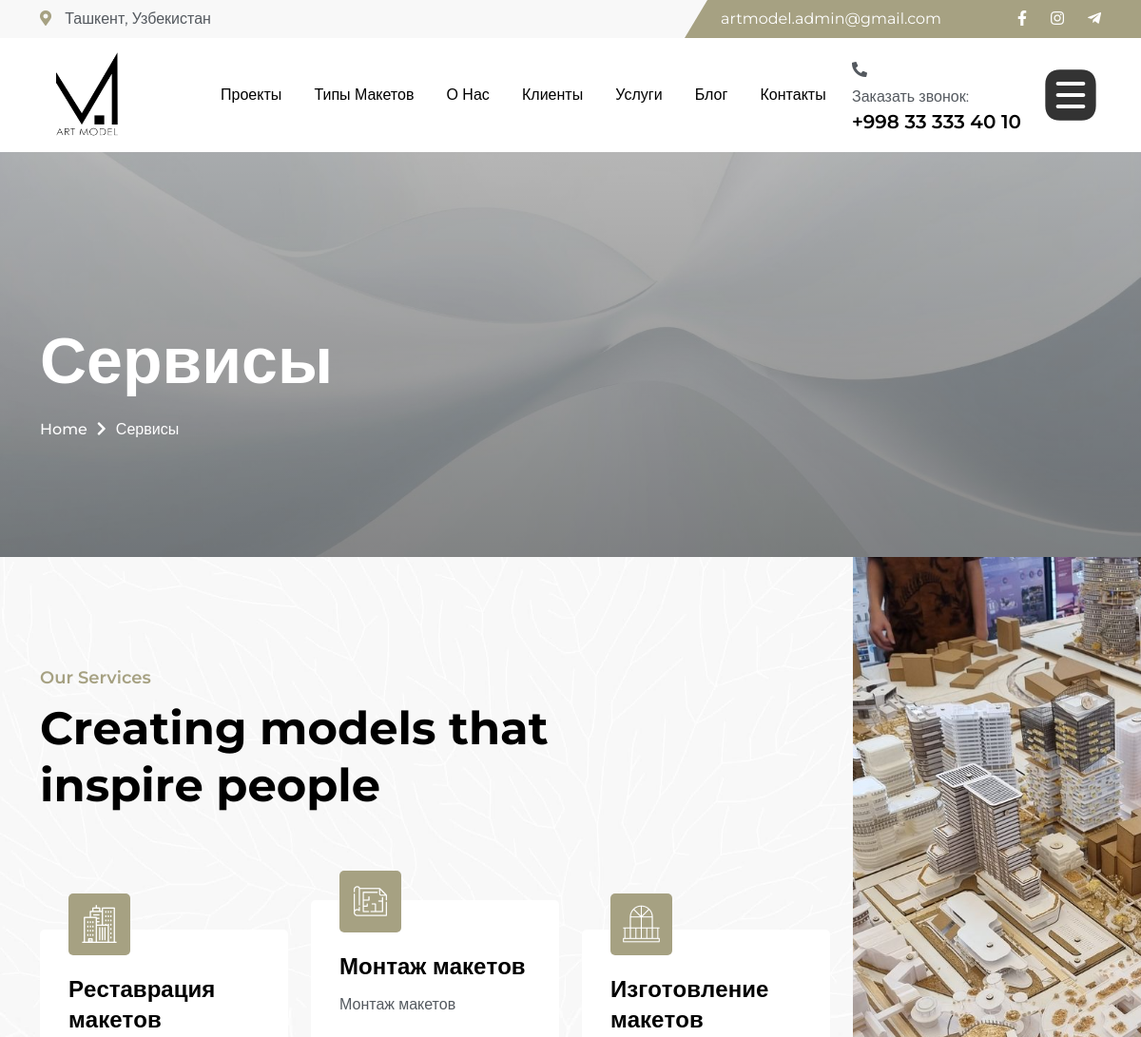
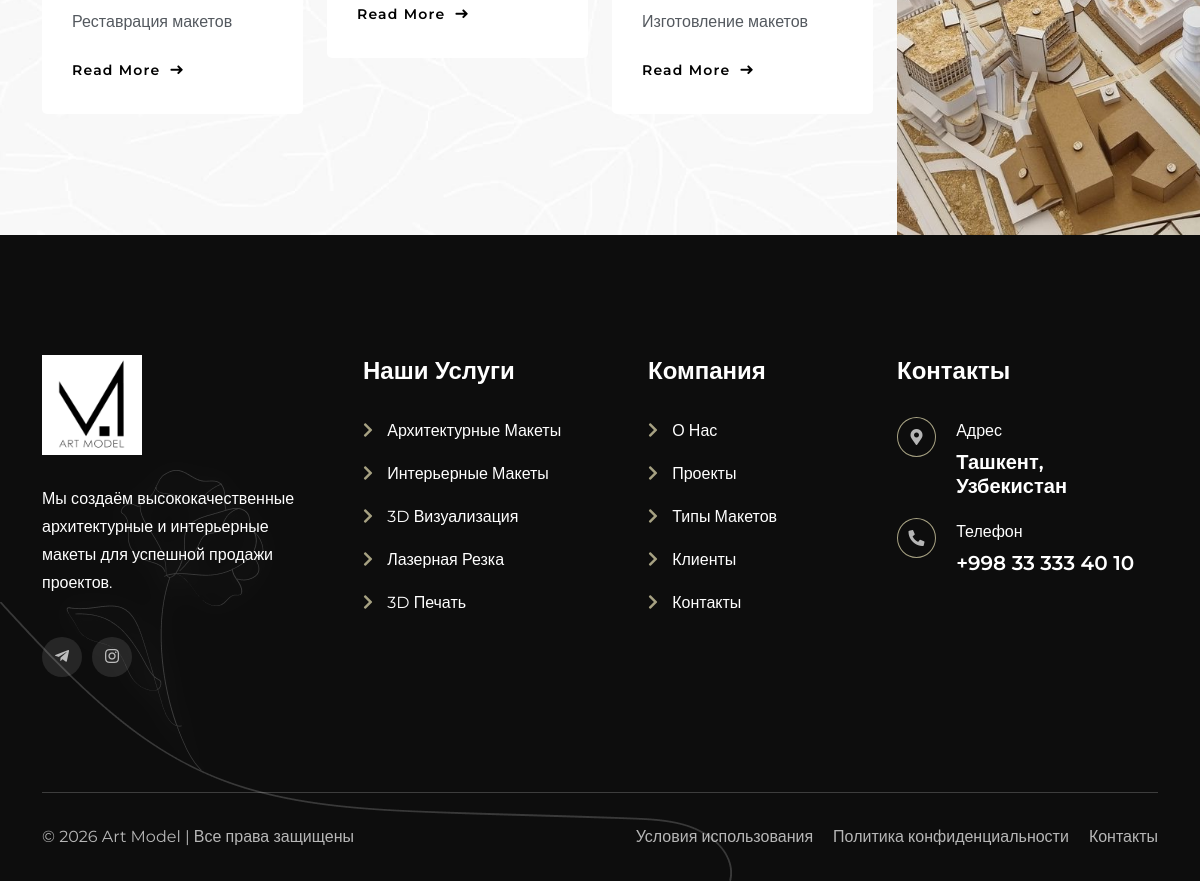
Page /services/ on the committed database (2 pictures, top to bottom).
### common/models.py (models this page shows, shortened)
class Slider(models.Model):
    PAGE_CHOICES = (
        ('home', 'Bosh sahifa'),
        ('projects', 'Projects'),
        ('project-details', 'Project Details'),
        ('project_types', 'Tip Maketov'),
        ('project_typesb', 'Tip Maketov by type'),
        ('about', 'About'),
        ('clients', 'Clients'),
        ('team', 'Team'),
        ('contact', 'Contact'),
        ('blog', 'Blog'),
        ('blog-details', 'Blog Details'),
        ('services', 'Services'),
        ('services-details', 'Services Details'),
        ('mobile', 'Mobil versiya uchun'),   # Telefon uchun alohida
    )
    title = models.CharField(max_length=255, verbose_name="Sarlavha")
    subtitle = models.CharField(max_length=500, blank=True, verbose_name="Quyi sarlavha")
    image = models.ImageField(upload_to='sliders/', verbose_name="Rasm")
    page = models.CharField(max_length=50, choices=PAGE_CHOICES, default='home', verbose_name="Qaysi sahifada chiqsin")
    order = models.PositiveIntegerField(default=0, verbose_name="Tartib")
    is_active = models.BooleanField(default=True, verbose_name="Faol")
    button_text = models.CharField(max_length=100, blank=True, default="Batafsil", verbose_name="Tugma matni")
    button_url = models.CharField(max_length=200, blank=True, verbose_name="Tugma linki")
    created_at = models.DateTimeField(auto_now_add=True)
    class Meta:
        ordering = ['page', 'order']
        verbose_name = "Slayder"
        verbose_name_plural = "Slayderlar"

### services/models.py (models this page shows, shortened)
class Service1(models.Model):
    title = models.CharField(max_length=255)
    slug = models.SlugField(unique=True, blank=True)
    image = models.ImageField(upload_to='services/')
    icon = models.CharField(
        max_length=100,
        help_text="Masalan: flaticon-bed-1"
    )
    short_description = models.TextField()
    description = RichTextField()
    order = models.PositiveIntegerField(default=0)
    created_at = models.DateTimeField(auto_now_add=True)
    class Meta:
        ordering = ['order']

### services/views.py (the view, shortened to what this page needs)
# urls.py: path('services/',include('services.urls')),
def services(request):
    sliders = Slider.objects.filter(is_active=True, page='services').order_by('order')
    services = Service1.objects.all().order_by('order')[:3]
    reviews = ServicePageReview.objects.all()
    context={
        'sliders': sliders,
        'services': services,
         'reviews': reviews,
    }
    return render(
        request,
        'service.html',
        context
    )

### templates/service.html (shortened to what this page needs)
{% extends "base.html" %}
{% block content %}
{% load static %}
<!DOCTYPE html>
<html lang="en">
    <head>
        <link rel="stylesheet" href="{% static 'assets/css/bootstrap.min.css' %}">
        <link rel="stylesheet" href="{% static 'assets/css/font-awesome.css' %}">
        <link rel="stylesheet" href="{% static 'assets/css/animate.css' %}">
        <link rel="stylesheet" href="{% static 'assets/css/splitting.css' %}">
        <link rel="stylesheet" href="{% static 'assets/css/magnific-popup.css' %}">
        <link rel="stylesheet" href="{% static 'assets/css/meanmenu.css' %}">
        <link rel="stylesheet" href="{% static 'assets/css/swiper-bundle.min.css' %}">
        <link rel="stylesheet" href="{% static 'assets/css/nice-select.css' %}">
        <link rel="stylesheet" href="{% static 'assets/css/main.css' %}">
        <link rel="stylesheet" href="{% static 'style.css' %}">
    </head>
    <body>
    {% include "partais/nav.html" %}
        <div class="ScrollSmoother-content">
        {% include "partais/slidebar.html" %}
            <section id="service"
                    class="service-section fix section-padding section-bg bg-cover"
                    style="background-image: url('{% static 'assets/img/service/bg-shape.jpg' %}');">
                <div class="bg-shape">
                    <img src="{% static 'assets/img/service/bg-shape.jpg' %}" alt="">
                </div>
                <div class="container">
                    <div class="service-wrapper">
                        <div class="row g-4">
                            <div class="col-xl-9 col-lg-12">
                                <div class="service-left">
                                    <div class="section-title">
                                        <h6 class="wow fadeInUp">
                                            Our Services
                                        </h6>
                                        <h2 class="splt-txt wow"
                                            data-splitting>
                                            Creating models that <br>
                                        </h2>
                                    </div>
                                    <div class="row g-4">
                                        {% for service in services %}
                                        <div class="col-lg-4 col-md-6 wow fadeInUp"
                                            data-wow-delay=".{{ forloop.counter }}s">
                                            <div class="service-items {% if forloop.counter == 1 or forloop.counter == 3 %}mt-4{% endif %}">
                                                <div class="icon">
                                                    <i class="{{ service.icon }}"></i>
                                                </div>
                                                <div class="content">
                                                    <h3 class="splt-txt wow"
                                                        data-splitting>
                                                        <a href="{% url 'service_details' service.slug %}">
                                                        </a>
                                                    </h3>
                                                    <p>
                                                        {{ service.short_description|truncatewords:10 }}
                                                    </p>
                                                    <a href="{% url 'service_details' service.slug %}"
                                                    class="link-btn">
                                                        Read More
                                                        <i class="fas fa-long-arrow-right"></i>
                                                    </a>
                                                </div>
                                            </div>
                                        </div>
                                        {% endfor %}
                                    </div>
                                </div>
                            </div>
                            <div class="col-xl-3 col-lg-6 wow fadeInUp"
                                data-wow-delay=".9s">
                                {% if services.first %}
                                <div class="service-image bg-cover"
                                    style="background-image:url('{{ services.first.image.url }}');">
                                </div>
                                {% endif %}
                            </div>
                        </div>
                    </div>
                </div>
            </section>
                    {% include "partais/footer.html" %}
        </div>
    </body>
</html>
{% endblock content %}

### templates/partais/slidebar.html
{% if sliders %}
            {% for slide in sliders %}
        <div class="breadcrumb-wrapper section-padding bg-cover" style="background-image: url('{{ slide.image.url }}');">
                    <div class="container">
                        <div class="page-heading">
                            <h1 class="wow fadeInUp" data-wow-delay=".3s">{{ slide.title }}</h1>
                            <ul class="breadcrumb-items wow fadeInUp" data-wow-delay=".5s">
                        <li>
                            <a href="{% url 'home' %}">
                            Home
                            </a>
                        </li>
                        <li>
                            <i class="fas fa-chevron-right"></i>
                        </li>
                        <li>
                            {{ slide.title }}
                        </li>
                    </ul>
                        </div>
                    </div>
        </div>
            {% endfor %}
{% else %}
    <p>Slayder topilmadi.</p>
{% endif %}

### static/assets/css/splitting.css (style rules this page uses)
.splitting { --word-center: calc((var(--word-total) - 1) / 2); --char-center: calc((var(--char-total) - 1) / 2); --line-center: calc((var(--line-total) - 1) / 2); }

### rows in the picture
Slider: image (picture), title "Сервисы"
Service1: short_description "Реставрация макетов", first.image (picture)
Service1: short_description "Монтаж макетов"
Service1: short_description "Изготовление макетов"
